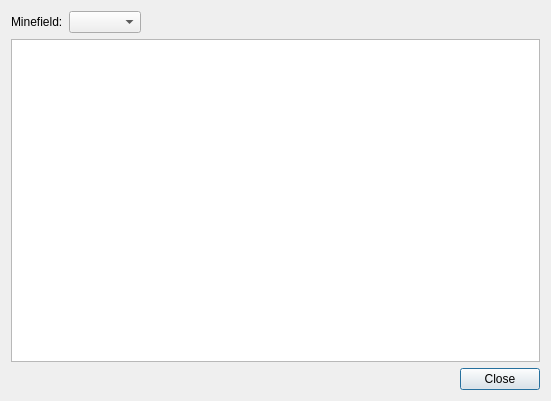
<?xml version="1.0" encoding="UTF-8"?>
<ui version="4.0">
 <class>ScoreBoardDialog</class>
 <widget class="QDialog" name="ScoreBoardDialog">
  <property name="geometry">
   <rect>
    <x>0</x>
    <y>0</y>
    <width>551</width>
    <height>401</height>
   </rect>
  </property>
  <property name="windowTitle">
   <string>Results</string>
  </property>
  <property name="modal">
   <bool>true</bool>
  </property>
  <layout class="QGridLayout" name="gridLayout">
   <item row="0" column="0">
    <layout class="QVBoxLayout" name="verticalLayout">
     <item>
      <layout class="QHBoxLayout" name="horizontalLayout">
       <item>
        <widget class="QLabel" name="label">
         <property name="text">
          <string>Minefield:</string>
         </property>
        </widget>
       </item>
       <item>
        <widget class="QComboBox" name="boardSizeComboBox">
         <property name="sizeAdjustPolicy">
          <enum>QComboBox::AdjustToContents</enum>
         </property>
        </widget>
       </item>
       <item>
        <spacer name="horizontalSpacer">
         <property name="orientation">
          <enum>Qt::Horizontal</enum>
         </property>
         <property name="sizeHint" stdset="0">
          <size>
           <width>40</width>
           <height>20</height>
          </size>
         </property>
        </spacer>
       </item>
      </layout>
     </item>
     <item>
      <widget class="QTableView" name="scoreTableView">
       <property name="showGrid">
        <bool>false</bool>
       </property>
       <attribute name="verticalHeaderVisible">
        <bool>false</bool>
       </attribute>
      </widget>
     </item>
     <item>
      <widget class="QDialogButtonBox" name="buttonBox">
       <property name="orientation">
        <enum>Qt::Horizontal</enum>
       </property>
       <property name="standardButtons">
        <set>QDialogButtonBox::Close</set>
       </property>
      </widget>
     </item>
    </layout>
   </item>
  </layout>
 </widget>
 <resources/>
 <connections>
  <connection>
   <sender>buttonBox</sender>
   <signal>accepted()</signal>
   <receiver>ScoreBoardDialog</receiver>
   <slot>accept()</slot>
   <hints>
    <hint type="sourcelabel">
     <x>248</x>
     <y>254</y>
    </hint>
    <hint type="destinationlabel">
     <x>157</x>
     <y>274</y>
    </hint>
   </hints>
  </connection>
  <connection>
   <sender>buttonBox</sender>
   <signal>rejected()</signal>
   <receiver>ScoreBoardDialog</receiver>
   <slot>reject()</slot>
   <hints>
    <hint type="sourcelabel">
     <x>316</x>
     <y>260</y>
    </hint>
    <hint type="destinationlabel">
     <x>286</x>
     <y>274</y>
    </hint>
   </hints>
  </connection>
 </connections>
</ui>
